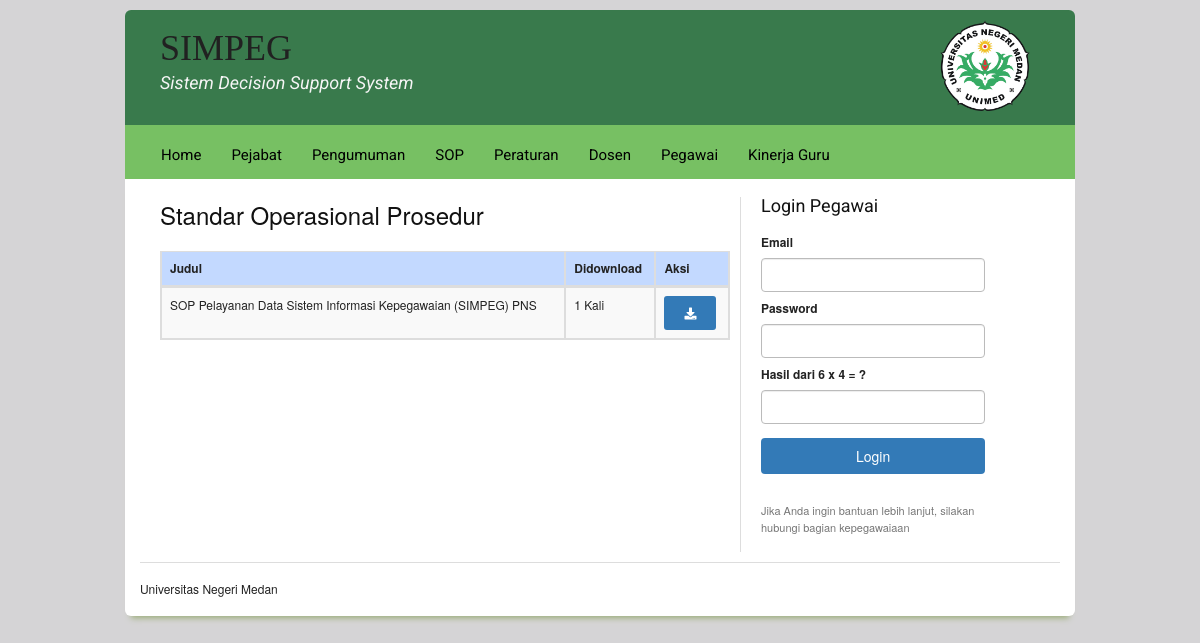
Screenshot of /index.php/web/sop with the database file from the repository.
### tables this page shows
CREATE TABLE `simpeg_identitas` (
  `id` int(11) NOT NULL,
  `kode` varchar(10) NOT NULL,
  `nama` varchar(100) NOT NULL,
  `alamat` varchar(255) NOT NULL,
  `kota` varchar(30) NOT NULL,
  `telp` varchar(30) NOT NULL,
  `fax` varchar(30) NOT NULL,
  `web` varchar(50) NOT NULL,
  `email` varchar(50) NOT NULL,
  `logo` varchar(50) NOT NULL,
  `instansi` varchar(100) NOT NULL,
  `fb` varchar(100) NOT NULL,
  `tw` varchar(100) NOT NULL,
  `ig` varchar(100) NOT NULL,
  `yt` varchar(100) NOT NULL,
  `footer` varchar(255) NOT NULL,
  `deskripsi` text NOT NULL,
  `keyword` text NOT NULL
);

CREATE TABLE `simpeg_sop` (
  `id` int(11) NOT NULL,
  `judul` varchar(200) NOT NULL,
  `seo` varchar(250) NOT NULL,
  `berkas` varchar(100) NOT NULL,
  `dibaca` int(11) NOT NULL,
  `tanggal` datetime NOT NULL DEFAULT CURRENT_TIMESTAMP,
  `user` int(11) NOT NULL
);

### application/libraries/Template.php (called while the page is built)
<?php if ( ! defined('BASEPATH')) exit('No direct script access allowed');
class Template {
		var $template_data = array();
		function set($name, $value)
		{
			$this->template_data[$name] = $value;
		}
		function load($template = '', $view = '' , $view_data = array(), $return = FALSE)
		{
			$this->CI =& get_instance();
			$this->set('contents', $this->CI->load->view($view, $view_data, TRUE));
			return $this->CI->load->view($template, $this->template_data, $return);
		}
}

### application/controllers/Web.php (called while the page is built, shortened)
<?php
class Web extends CI_Controller {
    public function sop(){
    $token=token();
    $this->mathcaptcha->generatekode();
    $data['captcha']=$this->mathcaptcha->showcaptcha();
    $data['token']=$token;
    $data['title']='Standar Operasional Prosedur';
    $data['record'] = $this->model_app->view_ordering('simpeg_sop','id','DESC');
    $this->template->load('front','front/sop',$data);
    }
}

### index.php (called while the page is built, shortened)
<?php
require_once BASEPATH.'core/CodeIgniter.php';

### application/models/Model_app.php (called while the page is built, shortened)
<?php
class Model_app extends CI_model{
    public function view_ordering($table,$order,$ordering){
        $this->db->select('*');
        $this->db->from($table);
        $this->db->order_by($order,$ordering);
        return $this->db->get()->result_array();
    }
}

### application/helpers/ibelkhan_helper.php (called while the page is built, shortened)
<?php
function enkrip($string) {
    $security       = parse_ini_file("security.ini");
    $secret_key     = $security["encryption_key"];
    $secret_iv      = $security["iv"];
    $encrypt_method = $security["encryption_mechanism"];
    $key    = hash("sha256", $secret_key);
    $iv     = substr(hash("sha256", $secret_iv), 0, 16);
    $result = openssl_encrypt($string, $encrypt_method, $key, 0, $iv);
    $output = base64_encode($result);
    return $output;
}

### application/views/front/sop.php (the view)
<h2>Standar Operasional Prosedur</h2>
<table  class="table table-bordered table-striped">
  <thead>
    <th>Judul</th>
    <th>Didownload</th>
    <th>Aksi</th>
  </thead>
  <tbody>
<?php
foreach ($record as $row) {
  echo '
        <tr>
          <td>'.$row['judul'].'</td>
          <td>'.$row['dibaca'].' Kali</td>
          <td>'.aksiDownload('download/sop',enkrip($row['id']),'').'</td>
        </tr>';
}
?>
</tbody>
</table>

### application/helpers/engine_helper.php (shortened to what this page needs)
<?php
function identitas($p){
        $ci = & get_instance();
        $bg = $ci->db->query("SELECT $p FROM simpeg_identitas WHERE id=1")->row_array();
        return $bg[$p];
    }
function aksiDownload($link,$id,$kata=''){
  $aksi='<a title="Tambah Data" href="'.base_url($link.'/'.$id).'" class="btn btn-sm btn-primary" ><i class="fa fa-download"></i> '.$kata.'</a>';
  return $aksi;
}

### application/views/front.php (shortened to what this page needs)
<!DOCTYPE html>
<html lang="en">
<head>
	<link href="<?=base_url()?>assets/plugins/jquery-ui/jquery-ui.min.css" rel="stylesheet" />
	<link href="<?=base_url()?>assets/plugins/bootstrap3/css/bootstrap.min.css" rel="stylesheet" />
	<link href="<?=base_url()?>assets/plugins/font-awesome/5.0/css/fontawesome-all.min.css" rel="stylesheet" />
	<link href="<?=base_url()?>assets/plugins/animate/animate.min.css" rel="stylesheet" />
	<link href="<?=base_url()?>assets/css/default/style-responsive.min.css" rel="stylesheet" />
	<link href="<?=base_url()?>assets/plugins/bootstrap-sweetalert/sweetalert.css" rel="stylesheet" />
	<link rel="stylesheet" href="<?=base_url()?>assets/css/front/screen.css" type="text/css" media="screen, projection">
	<link rel="stylesheet" href="<?=base_url()?>assets/css/front/print.css" type="text/css" media="print">
	<link rel="stylesheet" href="<?=base_url()?>assets/css/front/custom.css" type="text/css">
	<link rel="stylesheet" href="<?=base_url()?>assets/css/front/fancy-type/screen.css" type="text/css" media="screen, projection">
</head>
<body id="target-element" style="margin: auto; padding: 10px;">
	<div class="container circular-top-border" id="header">
		<div class="span-20">
			<h1 class="" style="font-family: 'Vollkorn', serif; padding: 20px 0px 0px 20px">SIMPEG</h1>
			<h3 style="font-style: italic; color:#F5F5F5; font-family: 'Roboto', sans-serif; padding: 0; padding-left: 20px; margin-top: -10px"><?=identitas('nama')?></h3>
		</div>
		<div class="span-3" style="margin: 10px 0px">
			<img src="<?=base_url()?>assets/img/<?=identitas('logo')?>" height="91" alt="" class="" >
		</div>
	</div>
	<div id="">
		<div class="container" id="navbar">
			<div class="span-24" style="margin: 4px 0px">
				<div id="primary_nav_wrap">
					<ul>
						<li><a href="<?=base_url()?>">Home</a></li>
						<li><a href="<?=base_url('web/pejabat')?>">Pejabat</a></li>
						<li><a href="<?=base_url('web/pengumuman')?>">Pengumuman</a></li>
						<li><a href="<?=base_url('web/sop')?>">SOP</a></li>
						<li><a href="<?=base_url('web/peraturan')?>">Peraturan</a></li>
						<li><a href="<?=base_url('web/dosen')?>">Dosen</a></li>
						<li><a href="<?=base_url('web/pegawai')?>">Pegawai</a></li>
						<li><a href="<?=base_url('web/kinerja')?>">Kinerja Guru</a></li>
					</ul>
				</div>
			</div>
		</div>
	</div>
	<div class="container main circular-bottom-border">
		<div class="span-15 prepend-1" style="padding-left: 20px;">
			<?php
					echo $contents;
				?>
		</div>
		<div class="span-7 last" style="border-left: 1px solid #ddd; padding-left: 20px; margin-bottom: 10px">
			<h3 style="font-family: 'Roboto', sans-serif;">Login Pegawai</h3>
				<form action="<?=base_url('login')?>" method="post" accept-charset= utf-8>
					<label for="uid">Email</label><br>
					<input type="email" class="text form-control" id="username" name="email" style="width: 90%">
					<label for="pass">Password</label><br>
					<input type="password" class="text form-control" id="pass" name="password" style="width: 90%">
					<label for="pass"><?=$captcha?></label>
					<input type="number" class="text form-control" id="pass" name="captcha" style="width: 90%" required>
					<div style="margin-top: 6px">
						<input type="submit" name="login" value="Login" class="btn btn-primary btn-hover-green" style="width: 90%; margin-top: 0.5em">
					</div>
				</form>
				<br>
			<p style="margin-top: 10px; font-size: 11px; color: #777">Jika Anda ingin bantuan lebih lanjut, silakan hubungi bagian kepegawaiaan</p>
		</div>
		<hr>
		<?=identitas('footer')?>
	</div>
</body>
</html>

### assets/css/front/screen.css (style rules this page uses)
html { margin:0;padding:0;border:0; }
body, div, span, object, iframe, h1, h2, h3, h4, h5, h6, p, blockquote, pre, a, abbr, acronym, address, code, del, dfn, em, img, q, dl, dt, dd, ol, ul, li, fieldset, form, label, legend, table, caption, tbody, tfoot, thead, tr, th, td, article, aside, dialog, figure, footer, header, hgroup, nav, section { margin:0;padding:0;border:0;font-size:100%;font:inherit;vertical-align:baseline; }
body { line-height:1.5;background:white; }
table { border-collapse:separate;border-spacing:0; }
caption, th, td { text-align:left;font-weight:normal;float:none !important; }
table, th, td { vertical-align:middle; }
html { font-size:100.01%; }
body { font-size:75%;color:#222;background:#fff;font-family:"Helvetica Neue", Arial, Helvetica, sans-serif; }
h1, h2, h3, h4, h5, h6 { font-weight:normal;color:#111; }
h1 { font-size:3em;line-height:1;margin-bottom:0.5em; }
h2 { font-size:2em;margin-bottom:0.75em; }
h3 { font-size:1.5em;line-height:1;margin-bottom:1em; }
p { margin:0 0 1.5em; }
a { color:#06c;text-decoration:underline; }
ul, ol { margin:0 1.5em 1.5em 0;padding-left:1.5em; }
ul { list-style-type:disc; }
table { margin-bottom:1.4em;width:100%; }
th { font-weight:bold; }
thead th { background:#c3d9ff; }
th, td, caption { padding:4px 10px 4px 5px; }
.last { margin-right:0;padding-right:0; }
label { font-weight:bold; }
input[type=text], input[type=password], input[type=url], input[type=email], input.text, input.title, textarea { background-color:#fff;border:1px solid #bbb;color:#000; }
input[type=text], input[type=password], input[type=url], input[type=email], input.text, input.title, textarea, select { margin:0.5em 0; }
input.text, input.title { width:300px;padding:5px; }
.container { width:950px;margin:0 auto; }
.column, .span-1, .span-2, .span-3, .span-4, .span-5, .span-6, .span-7, .span-8, .span-9, .span-10, .span-11, .span-12, .span-13, .span-14, .span-15, .span-16, .span-17, .span-18, .span-19, .span-20, .span-21, .span-22, .span-23, .span-24 { float:left;margin-right:10px; }
.last { margin-right:0; }
.span-3 { width:110px; }
.span-7 { width:270px; }
.span-15 { width:590px; }
.span-20 { width:790px; }
.span-24 { width:950px;margin-right:0; }
.prepend-1 { padding-left:40px; }
hr { background:#ddd;color:#ddd;clear:both;float:none;width:100%;height:1px;margin:0 0 17px;border:none; }
.clearfix:after, .container:after { content:"\0020";display:block;height:0;clear:both;visibility:hidden;overflow:hidden; }
.clearfix, .container { display:block; }

### assets/css/front/custom.css (style rules this page uses)
body { background: #D5D4D6; }
#header { background: #397a4c; }
#header h1, #header h2 { color:#212121; }
#navbar { background: #77c063; }
.main { background: #fff; }
.btn { border:none; cursor: pointer; padding: 8px 20px; }
#primary_nav_wrap { padding: 6px; }
#primary_nav_wrap ul { list-style:none; position:relative; float:left; margin:0; padding:0 }
#primary_nav_wrap ul a { display:block; color:black; text-decoration:none; font-size:15px; line-height:0; padding:20px 15px; font-family: 'Roboto', sans-serif; }
#primary_nav_wrap ul li { position:relative; float:left; margin:0; padding:0; color:#fff6bf; }

### assets/css/front/print.css (style rules this page uses)
body { line-height: 1.5; font-family: "Helvetica Neue", Arial, Helvetica, sans-serif; color:#000; background: none; font-size: 10pt; }
.container { background: none; }
hr { background:#ccc; color:#ccc; width:100%; height:2px; margin:2em 0; padding:0; border:none; }
h1,h2,h3,h4,h5,h6 { font-family: "Helvetica Neue", Arial, "Lucida Grande", sans-serif; }
a:link, a:visited { background: transparent; font-weight:700; text-decoration: underline; }
a:link:after, a:visited:after { content: " (" attr(href) ")"; font-size: 90%; }

### application/views/front.php (style rules this page uses)
.main { -webkit-box-shadow: 0 8px 6px -6px black; -moz-box-shadow: 0 8px 6px -6px #9BAD77; box-shadow: 0 8px 6px -6px #9BAD77; }
.circular-top-border { border-top-left-radius: 6px; border-top-right-radius: 6px; }
.circular-bottom-border { border-bottom-left-radius: 6px; border-bottom-right-radius: 6px; }

### rows the page displays
simpeg_identitas: nama "Sistem Decision Support System", logo (picture), footer "Universitas Negeri Medan"
simpeg_sop: judul "SOP Pelayanan Data Sistem Informasi Kepegawaian (SIMPEG) PNS", dibaca "1"

### other values shown
$captcha "Hasil dari 6 x 4 = ?"
